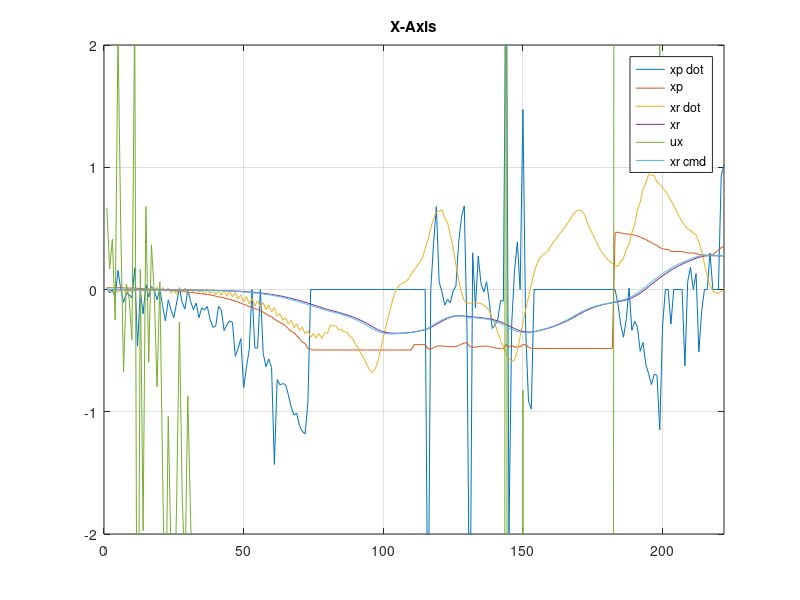
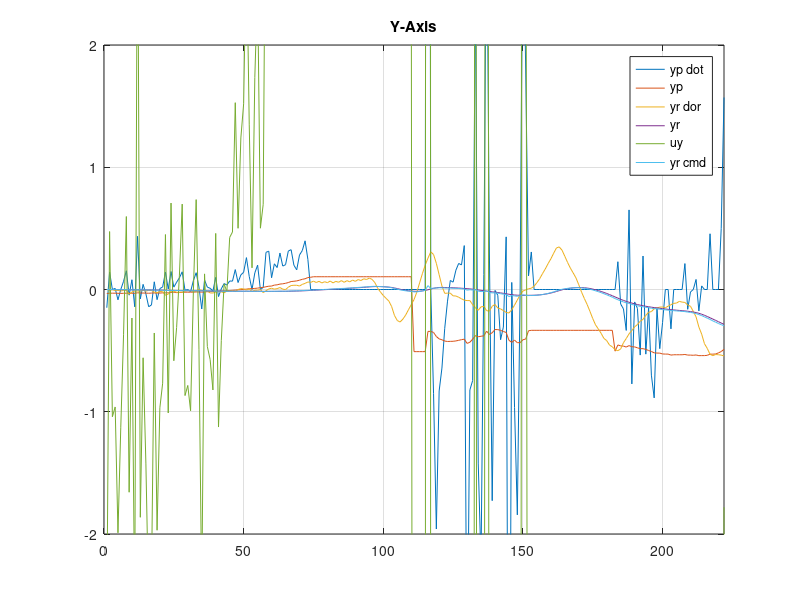

These figures' MATLAB source, in order:
clear; clc;
load('stateLog.txt')
[t,~] = size(stateLog);

figure
plot(stateLog(1:t,[1:4 9 11]))
grid on
axis([0 t -2 2])
title('X-Axis')
legend('xp dot', 'xp', 'xr dot', 'xr', 'ux', 'xr cmd')

figure
plot(stateLog(1:t,[5:8 10 12]))
grid on
axis([0 t -2 2])
title('Y-Axis')
legend('yp dot', 'yp', 'yr dor', 'yr', 'uy', 'yr cmd')
